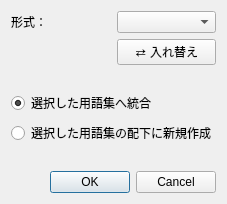
<?xml version="1.0" encoding="UTF-8"?>
<ui version="4.0">
 <class>GlossaryImportDialog</class>
 <widget class="QDialog" name="GlossaryImportDialog">
  <property name="windowTitle"><string>用語集を取り込む</string></property>
  <layout class="QVBoxLayout" name="layoutImport">
   <item><layout class="QHBoxLayout" name="layoutFormat">
    <item><widget class="QLabel" name="labelFormat"><property name="text"><string>形式：</string></property></widget></item>
    <item><widget class="QComboBox" name="comboImportFormat"/></item>
   </layout></item>
   <item><layout class="QHBoxLayout" name="layoutDirection">
    <item><widget class="QLabel" name="labelImportDirection"><property name="text"><string/></property></widget></item>
    <item><widget class="QPushButton" name="buttonSwapImport"><property name="text"><string>⇄ 入れ替え</string></property></widget></item>
   </layout></item>
   <item><widget class="QLabel" name="labelDetails"><property name="text"><string/></property><property name="textFormat"><enum>Qt::TextFormat::PlainText</enum></property><property name="wordWrap"><bool>true</bool></property></widget></item>
   <item><widget class="QRadioButton" name="radioMerge"><property name="text"><string>選択した用語集へ統合</string></property><property name="checked"><bool>true</bool></property></widget></item>
   <item><widget class="QRadioButton" name="radioNew"><property name="text"><string>選択した用語集の配下に新規作成</string></property></widget></item>
   <item><widget class="QLabel" name="labelExplanation"><property name="text"><string/></property><property name="wordWrap"><bool>true</bool></property></widget></item>
   <item><widget class="QDialogButtonBox" name="buttonBox"><property name="standardButtons"><set>QDialogButtonBox::StandardButton::Cancel|QDialogButtonBox::StandardButton::Ok</set></property></widget></item>
  </layout>
 </widget>
 <resources/>
 <connections/>
</ui>
